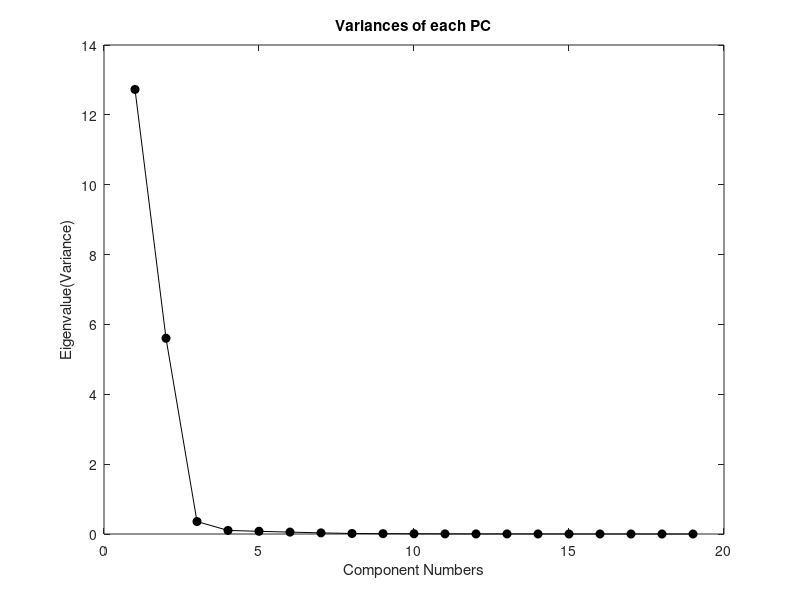
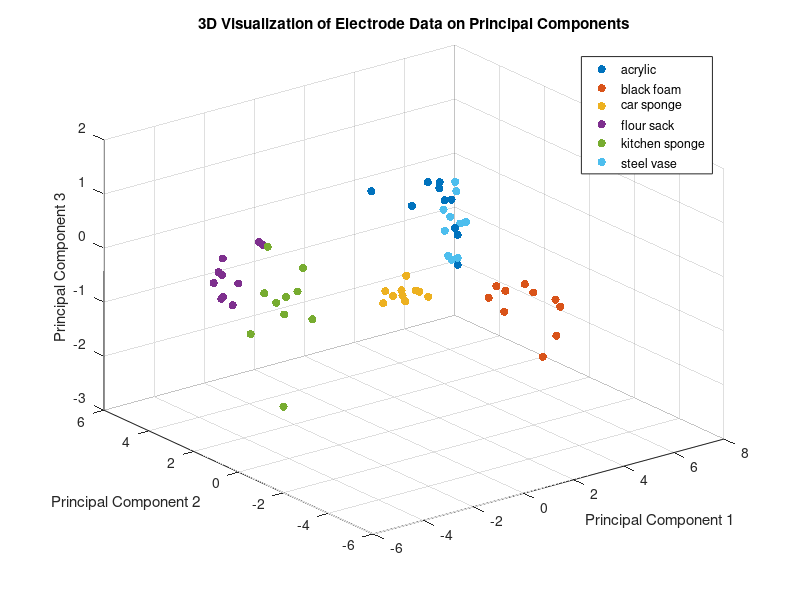

Source code (MATLAB) for these figures, in order:
% Load the data from the .mat file
data = load('Lab1/F0_Electrodes.mat');
colors = lines(6);

Electrodes = data.Electrodes;
electrodes = zeros(60,19);

count = 1;
for i = 1:size(Electrodes,1)
    for j = 1:size(Electrodes,2)
        electrodes(count,:) = Electrodes(i,j,:);
        count = count+1; 
    end
end


% Standardize data
standardizedData = (electrodes - mean(electrodes)) ./ std(electrodes);

% Find Covariance matrix
covarianceMatrix = cov(standardizedData);

% Find Eigenvectors and Eigenvalues
[eigenvectors, eigenvalues] = eig(covarianceMatrix);


% Sort the eigenvalues in descending order and get indices
eigenvalues = diag(eigenvalues);
format short;
[sorted_eigenvalues, sort_index] = sort(eigenvalues, 'descend');
disp(sorted_eigenvalues);

% Scree plot
pc_numbers = 1:length(eigenvalues);
plot(pc_numbers, sorted_eigenvalues, 'o-k', 'MarkerFaceColor', 'k');
xlabel('Component Numbers');
ylabel('Eigenvalue(Variance)');
title('Variances of each PC');


 
% Extract the three largest eigenvalues
largest_eigenvalues = sorted_eigenvalues(1:3);
 
% Extract the eigenvectors corresponding to the three largest eigenvalues
F = eigenvectors(:, sort_index(1:3));
 
% Display the results
disp('Three Largest Eigenvalues:');
disp(largest_eigenvalues);
disp('Projection Matrix:');
disp(F);


% Project data on PCs
projectedData = standardizedData * F;
disp('projected data');
disp(projectedData);


% Define the directory and filename
targetDirectory = 'Lab1';

% Check if the directory exists, and if not, create it
if ~exist(targetDirectory, 'dir')
    mkdir(targetDirectory);
end

% Define the full path to the file
Electrode_PCA = fullfile(targetDirectory, 'Electrode_PCA.mat');
save(Electrode_PCA,'projectedData');

% Assuming projectedData is [60 x 3], with each set of 10 observations corresponding to a different object

% Create a new figure
figure;
hold on;

% Define colors
colors = lines(6);

% Loop over each set of 10 observations to plot them with a unique color
for i = 1:6
    % Calculate the index range for the current object
    idxRange = (1:10) + (i-1)*10;
    
    % Plot the data points for the current object
    scatter3(projectedData(idxRange,1), projectedData(idxRange,2), projectedData(idxRange,3), 36, colors(i,:), 'filled');
end

hold off;

% Label the axes
xlabel('Principal Component 1');
ylabel('Principal Component 2');
zlabel('Principal Component 3');
title('3D Visualization of Electrode Data on Principal Components');
grid on;
legend('acrylic', 'black foam', 'car sponge', 'flour sack', 'kitchen sponge', 'steel vase');
view(3);
